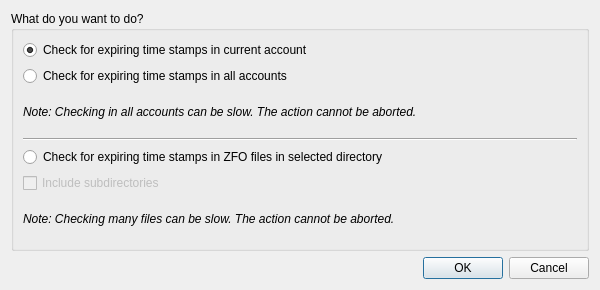
<?xml version="1.0" encoding="UTF-8"?>
<ui version="4.0">
 <class>DlgTimestampExpir</class>
 <widget class="QDialog" name="DlgTimestampExpir">
  <property name="geometry">
   <rect>
    <x>0</x>
    <y>0</y>
    <width>600</width>
    <height>290</height>
   </rect>
  </property>
  <property name="minimumSize">
   <size>
    <width>600</width>
    <height>290</height>
   </size>
  </property>
  <property name="windowTitle">
   <string>Time stamp expiration checking</string>
  </property>
  <layout class="QVBoxLayout" name="verticalLayout_2">
   <item>
    <widget class="QGroupBox" name="groupBox">
     <property name="title">
      <string>What do you want to do?</string>
     </property>
     <layout class="QVBoxLayout" name="verticalLayout">
      <item>
       <widget class="QRadioButton" name="radioFromCurrent">
        <property name="text">
         <string>Check for expiring time stamps in current account</string>
        </property>
        <property name="checked">
         <bool>true</bool>
        </property>
       </widget>
      </item>
      <item>
       <widget class="QRadioButton" name="radioFromAll">
        <property name="text">
         <string>Check for expiring time stamps in all accounts</string>
        </property>
       </widget>
      </item>
      <item>
       <widget class="QLabel" name="noteLabel1">
        <property name="font">
         <font>
          <italic>true</italic>
         </font>
        </property>
        <property name="text">
         <string>Note: Checking in all accounts can be slow. The action cannot be aborted.</string>
        </property>
        <property name="wordWrap">
         <bool>true</bool>
        </property>
       </widget>
      </item>
      <item>
       <widget class="Line" name="line_2">
        <property name="orientation">
         <enum>Qt::Horizontal</enum>
        </property>
       </widget>
      </item>
      <item>
       <widget class="QRadioButton" name="radioFromDir">
        <property name="text">
         <string>Check for expiring time stamps in ZFO files in selected directory</string>
        </property>
        <property name="checked">
         <bool>false</bool>
        </property>
       </widget>
      </item>
      <item>
       <layout class="QHBoxLayout" name="horizontalLayout">
        <item>
         <widget class="QCheckBox" name="includeSubDir">
          <property name="enabled">
           <bool>false</bool>
          </property>
          <property name="text">
           <string>Include subdirectories</string>
          </property>
          <property name="checked">
           <bool>false</bool>
          </property>
         </widget>
        </item>
        <item>
         <spacer name="horizontalSpacer">
          <property name="orientation">
           <enum>Qt::Horizontal</enum>
          </property>
          <property name="sizeHint" stdset="0">
           <size>
            <width>40</width>
            <height>20</height>
           </size>
          </property>
         </spacer>
        </item>
       </layout>
      </item>
      <item>
       <widget class="QLabel" name="noteLabel2">
        <property name="font">
         <font>
          <italic>true</italic>
         </font>
        </property>
        <property name="text">
         <string>Note: Checking many files can be slow. The action cannot be aborted.</string>
        </property>
        <property name="wordWrap">
         <bool>true</bool>
        </property>
       </widget>
      </item>
     </layout>
    </widget>
   </item>
   <item>
    <widget class="QDialogButtonBox" name="buttonBox">
     <property name="orientation">
      <enum>Qt::Horizontal</enum>
     </property>
     <property name="standardButtons">
      <set>QDialogButtonBox::Cancel|QDialogButtonBox::Ok</set>
     </property>
    </widget>
   </item>
  </layout>
 </widget>
 <resources/>
 <connections>
  <connection>
   <sender>buttonBox</sender>
   <signal>accepted()</signal>
   <receiver>DlgTimestampExpir</receiver>
   <slot>accept()</slot>
   <hints>
    <hint type="sourcelabel">
     <x>248</x>
     <y>254</y>
    </hint>
    <hint type="destinationlabel">
     <x>157</x>
     <y>274</y>
    </hint>
   </hints>
  </connection>
  <connection>
   <sender>buttonBox</sender>
   <signal>rejected()</signal>
   <receiver>DlgTimestampExpir</receiver>
   <slot>reject()</slot>
   <hints>
    <hint type="sourcelabel">
     <x>316</x>
     <y>260</y>
    </hint>
    <hint type="destinationlabel">
     <x>286</x>
     <y>274</y>
    </hint>
   </hints>
  </connection>
 </connections>
</ui>
